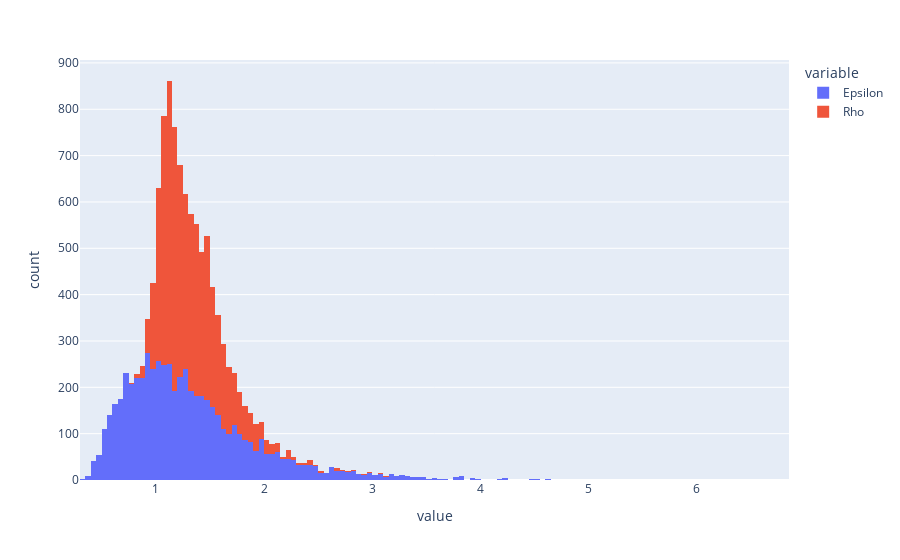

Notebook source saved alongside this figure:
### Code cell
px.histogram(df_eps_rho_all)

### Figure 1 — Plotly figure (JSON) as saved in the notebook; plotly's stock layout.template omitted (floating-point values rounded to 4 significant figures; data arrays with more than 128 entries replaced by an {"elided": "..."} marker saying what was removed)
{"data": [{"alignmentgroup": "True", "bingroup": "x", "hovertemplate": "variable=Epsilon<br>value=%{x}<br>count=%{y}<extra></extra>", "legendgroup": "Epsilon", "marker": {"color": "#636efa", "pattern": {"shape": ""}}, "name": "Epsilon", "offsetgroup": "Epsilon", "orientation": "v", "showlegend": true, "type": "histogram", "x": {"elided": "6024 float values"}, "xaxis": "x", "yaxis": "y"}, {"alignmentgroup": "True", "bingroup": "x", "hovertemplate": "variable=Rho<br>value=%{x}<br>count=%{y}<extra></extra>", "legendgroup": "Rho", "marker": {"color": "#EF553B", "pattern": {"shape": ""}}, "name": "Rho", "offsetgroup": "Rho", "orientation": "v", "showlegend": true, "type": "histogram", "x": {"elided": "6024 float values"}, "xaxis": "x", "yaxis": "y"}], "layout": {"barmode": "relative", "legend": {"title": {"text": "variable"}, "tracegroupgap": 0}, "margin": {"t": 60}, "xaxis": {"anchor": "y", "domain": [0, 1], "title": {"text": "value"}}, "yaxis": {"anchor": "x", "domain": [0, 1], "title": {"text": "count"}}}}
